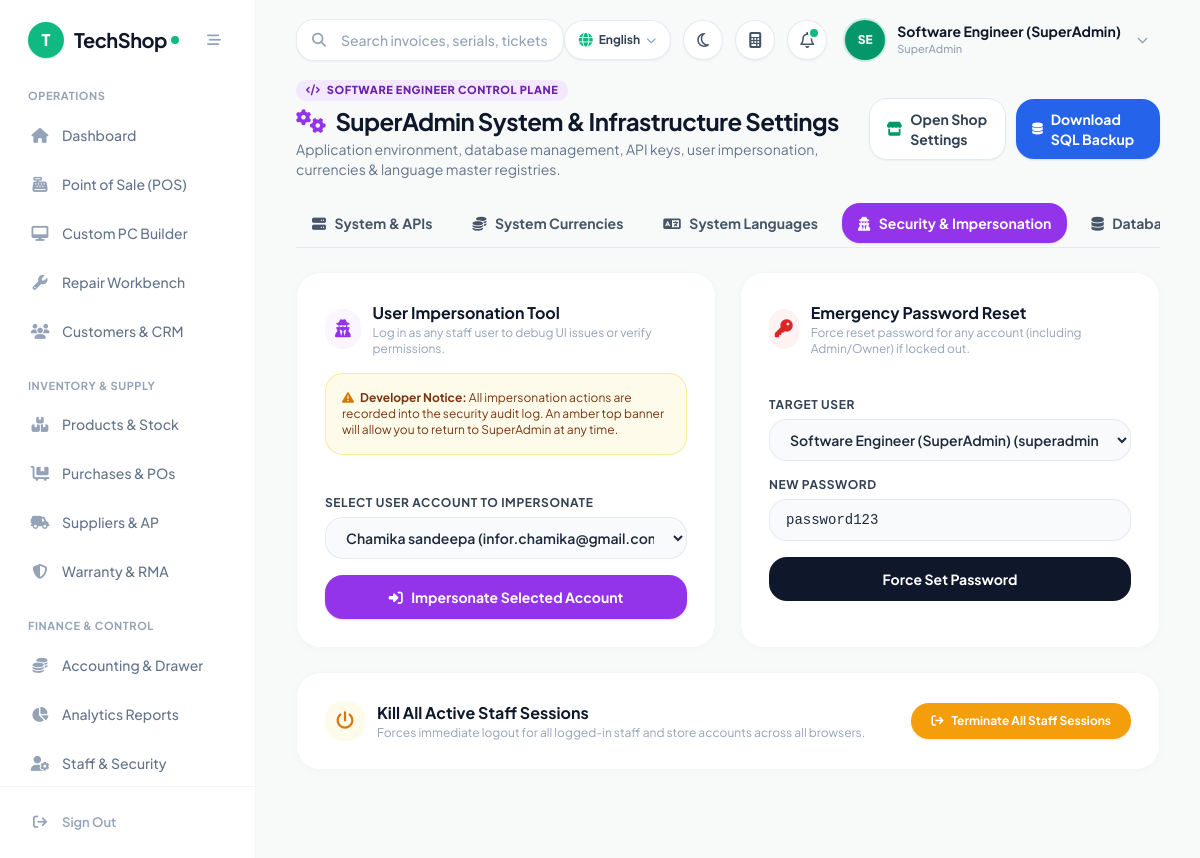
The app's page /pages/settings.php?tab=security (signed in) with its own data.
### tables this page shows
CREATE TABLE IF NOT EXISTS `settings` (
  `setting_key` varchar(50) NOT NULL,
  `setting_value` text,
  `created_at` timestamp NULL DEFAULT CURRENT_TIMESTAMP,
  `updated_at` timestamp NULL DEFAULT CURRENT_TIMESTAMP ON UPDATE CURRENT_TIMESTAMP,
  PRIMARY KEY (`setting_key`)
);

CREATE TABLE IF NOT EXISTS `users` (
  `id` bigint unsigned NOT NULL AUTO_INCREMENT,
  `name` varchar(255) NOT NULL,
  `email` varchar(255) NOT NULL,
  `password` varchar(255) NOT NULL,
  `role` varchar(50) NOT NULL DEFAULT 'Cashier',
  `status` tinyint(1) NOT NULL DEFAULT '1',
  `created_at` timestamp NULL DEFAULT CURRENT_TIMESTAMP,
  `updated_at` timestamp NULL DEFAULT CURRENT_TIMESTAMP ON UPDATE CURRENT_TIMESTAMP,
  `phone` varchar(30) DEFAULT NULL,
  `branch_id` int unsigned NOT NULL DEFAULT '1',
  PRIMARY KEY (`id`),
  UNIQUE KEY `email` (`email`)
);

### pages/settings.php (the view, shortened to what the rows shown need)
<?php
require_once '../includes/db.php';
require_once '../includes/auth.php';
enforce_page_access('settings.php');
$tab = $_GET['tab'] ?? 'system';
require_once '../includes/header.php';
?>
<div class="space-y-6 max-w-7xl mx-auto pb-12">
    <div class="flex flex-col sm:flex-row sm:items-center justify-between gap-4">
        <div>
            <h1 class="text-2xl font-bold text-slate-900 tracking-tight flex items-center gap-2.5">
                <i class="fa-solid fa-gears text-purple-600"></i>
                <span>SuperAdmin System & Infrastructure Settings</span>
            </h1>
        </div>
    </div>
    <?php if ($tab === 'security'): ?>
    <div class="grid grid-cols-1 lg:grid-cols-2 gap-6">
        <div class="bg-white rounded-3xl shadow-card border border-slate-100/90 p-6 sm:p-7 space-y-4">
            <div class="flex items-center gap-3">
                <div>
                    <h2 class="text-base font-bold text-slate-900">User Impersonation Tool</h2>
                </div>
            </div>
        </div>
        <div class="bg-white rounded-3xl shadow-card border border-slate-100/90 p-6 sm:p-7 space-y-4">
            <div class="flex items-center gap-3">
                <div>
                    <h2 class="text-base font-bold text-slate-900">Emergency Password Reset</h2>
                </div>
            </div>
        </div>
        <div class="lg:col-span-2 bg-white rounded-3xl shadow-card border border-slate-100/90 p-6 sm:p-7 space-y-4">
            <div class="flex items-center justify-between">
                <div class="flex items-center gap-3">
                    <div>
                        <h2 class="text-base font-bold text-slate-900">Kill All Active Staff Sessions</h2>
                    </div>
                </div>
            </div>
        </div>
    </div>
    <?php endif; ?>
</div>
<?php require_once '../includes/footer.php'; ?>

### includes/header.php (shortened to what the rows shown need)
<?php
require_once __DIR__ . '/auth.php';
require_once __DIR__ . '/lang.php';
$user = $_SESSION['user'];
$role = $user['role'] ?? 'Cashier';
        ?>
        <?php
function isActive($page) {
    $current = basename($_SERVER['PHP_SELF']);
    if ($current === $page || strpos($_SERVER['REQUEST_URI'], $page) !== false) {
        return 'bg-emerald-50 text-emerald-600 font-semibold shadow-sm shadow-emerald-500/5';
    }
    return 'text-slate-500 hover:text-slate-900 hover:bg-slate-50/80 font-medium';
}
function getIconColor($page) {
    $current = basename($_SERVER['PHP_SELF']);
    if ($current === $page || strpos($_SERVER['REQUEST_URI'], $page) !== false) {
        return 'text-emerald-500';
    }
    return 'text-slate-400 group-hover:text-slate-600';
}
$sys_name = 'TechShop';
$sys_logo = '';
if (isset($pdo) && $pdo) {
    try {
        $stmt_h = $pdo->query("SELECT setting_key, setting_value FROM settings WHERE setting_key IN ('system_name', 'shop_logo', 'currency_symbol', 'shop_currency', 'supported_currencies_json')");
        while ($row = $stmt_h->fetch()) {
            if ($row['setting_key'] === 'system_name' && !empty($row['setting_value'])) $sys_name = $row['setting_value'];
        }
    } catch (\Exception $e) {}
}
$user_name = $user['name'] ?? 'Staff User';
$user_role = $user['role'] ?? 'Cashier';
$name_parts = explode(' ', trim($user_name));
$initials = strtoupper(substr($name_parts[0] ?? 'U', 0, 1) . (isset($name_parts[1]) ? substr($name_parts[1], 0, 1) : ''));
?>
<!DOCTYPE html>
<html lang="en" class="h-full">
<head>
    <script src="https://cdn.tailwindcss.com"></script>
    <link rel="stylesheet" href="https://cdnjs.cloudflare.com/ajax/libs/font-awesome/6.5.1/css/all.min.css">
</head>
<body class="bg-[#F7FAF8] text-slate-800 font-sans flex h-screen overflow-hidden antialiased">
    <aside id="mainSidebar" class="w-64 bg-white border-r border-slate-100/90 flex flex-col fixed md:static inset-y-0 left-0 z-50 transform -translate-x-full md:translate-x-0 transition-transform duration-200 ease-in-out">
        <div class="h-20 flex items-center justify-between px-7">
            <a href="dashboard.php" class="flex items-center gap-2.5 group">
                <?php if ($sys_logo): ?>
                    <img src="../uploads/logo/<?php echo htmlspecialchars($sys_logo); ?>" alt="Logo" class="h-9 w-9 object-contain rounded-xl">
                <?php else: ?>
                    <div class="w-9 h-9 rounded-2xl bg-emerald-500 text-white flex items-center justify-center font-black text-base shadow-sm shadow-emerald-500/20">
                        <?php echo strtoupper(substr($sys_name, 0, 1)); ?>
                    </div>
                <?php endif; ?>
                <div class="flex items-center tracking-tight">
                    <span class="text-xl font-bold text-slate-900 tracking-tight"><?php echo htmlspecialchars($sys_name); ?></span>
                    <span class="w-2 h-2 rounded-full bg-emerald-500 ml-1 inline-block"></span>
                </div>
            </a>
        </div>
        <nav class="flex-1 overflow-y-auto px-4 py-2 space-y-6">
            <div>
                <p class="text-[11px] font-bold uppercase tracking-wider text-slate-400 px-3 mb-2"><?php echo __('nav_operations'); ?></p>
                <div class="space-y-1">
                    <a href="dashboard.php" class="sidebar-item flex items-center px-3.5 py-3 rounded-2xl group <?php echo isActive('dashboard.php'); ?>">
                        <i class="fa-solid fa-house w-5 text-center text-[15px] <?php echo getIconColor('dashboard.php'); ?>"></i>
                        <span class="ml-3 text-[14px]"><?php echo __('nav_dashboard'); ?></span>
                    </a>
                    <?php if (can_access_page('pos.php')): ?>
                    <a href="pos.php" class="sidebar-item flex items-center px-3.5 py-3 rounded-2xl group <?php echo isActive('pos.php'); ?>">
                        <i class="fa-solid fa-cash-register w-5 text-center text-[15px] <?php echo getIconColor('pos.php'); ?>"></i>
                        <span class="ml-3 text-[14px]"><?php echo __('nav_pos'); ?></span>
                    </a>
                    <a href="build_pc.php" class="sidebar-item flex items-center px-3.5 py-3 rounded-2xl group <?php echo isActive('build_pc.php'); ?>">
                        <i class="fa-solid fa-desktop w-5 text-center text-[15px] <?php echo getIconColor('build_pc.php'); ?>"></i>
                        <span class="ml-3 text-[14px]"><?php echo __('nav_pc_builder'); ?></span>
                    </a>
                    <?php endif; ?>
                    <?php if (can_access_page('repairs.php')): ?>
                    <a href="repairs.php" class="sidebar-item flex items-center px-3.5 py-3 rounded-2xl group <?php echo isActive('repairs.php'); ?>">
                        <i class="fa-solid fa-wrench w-5 text-center text-[15px] <?php echo getIconColor('repairs.php'); ?>"></i>
                        <span class="ml-3 text-[14px]"><?php echo __('nav_repairs'); ?></span>
                    </a>
                    <?php endif; ?>
                    <?php if (can_access_page('customers.php')): ?>
                    <a href="customers.php" class="sidebar-item flex items-center px-3.5 py-3 rounded-2xl group <?php echo isActive('customers.php'); ?>">
                        <i class="fa-solid fa-users w-5 text-center text-[15px] <?php echo getIconColor('customers.php'); ?>"></i>
                        <span class="ml-3 text-[14px]"><?php echo __('nav_customers'); ?></span>
                    </a>
                    <?php endif; ?>
                </div>
            </div>
            <div>
                <p class="text-[11px] font-bold uppercase tracking-wider text-slate-400 px-3 mb-2"><?php echo __('nav_inventory_supply'); ?></p>
                <div class="space-y-1">
                    <?php if (can_access_page('products.php')): ?>
                    <a href="products.php" class="sidebar-item flex items-center px-3.5 py-3 rounded-2xl group <?php echo isActive('products.php'); ?>">
                        <i class="fa-solid fa-boxes-stacked w-5 text-center text-[15px] <?php echo getIconColor('products.php'); ?>"></i>
                        <span class="ml-3 text-[14px]"><?php echo __('nav_products'); ?></span>
                    </a>
                    <?php endif; ?>
                    <?php if (can_access_page('purchases.php')): ?>
                    <a href="purchases.php" class="sidebar-item flex items-center px-3.5 py-3 rounded-2xl group <?php echo isActive('purchases.php'); ?>">
                        <i class="fa-solid fa-cart-flatbed w-5 text-center text-[15px] <?php echo getIconColor('purchases.php'); ?>"></i>
                        <span class="ml-3 text-[14px]"><?php echo __('nav_purchases'); ?></span>
                    </a>
                    <?php endif; ?>
                    <?php if (can_access_page('suppliers.php')): ?>
                    <a href="suppliers.php" class="sidebar-item flex items-center px-3.5 py-3 rounded-2xl group <?php echo isActive('suppliers.php'); ?>">
                        <i class="fa-solid fa-truck-field w-5 text-center text-[15px] <?php echo getIconColor('suppliers.php'); ?>"></i>
                        <span class="ml-3 text-[14px]"><?php echo __('nav_suppliers'); ?></span>
                    </a>
                    <?php endif; ?>
                    <?php if (can_access_page('warranty.php')): ?>
                    <a href="warranty.php" class="sidebar-item flex items-center px-3.5 py-3 rounded-2xl group <?php echo isActive('warranty.php'); ?>">
                        <i class="fa-solid fa-shield-halved w-5 text-center text-[15px] <?php echo getIconColor('warranty.php'); ?>"></i>
                        <span class="ml-3 text-[14px]"><?php echo __('nav_warranty'); ?></span>
                    </a>
                    <?php endif; ?>
                </div>
            </div>
            <div>
                <p class="text-[11px] font-bold uppercase tracking-wider text-slate-400 px-3 mb-2"><?php echo __('nav_finance_control'); ?></p>
                <div class="space-y-1">
                    <?php if (can_access_page('accounting.php')): ?>
                    <a href="accounting.php" class="sidebar-item flex items-center px-3.5 py-3 rounded-2xl group <?php echo isActive('accounting.php'); ?>">
                        <i class="fa-solid fa-coins w-5 text-center text-[15px] <?php echo getIconColor('accounting.php'); ?>"></i>
                        <span class="ml-3 text-[14px]"><?php echo __('nav_accounting'); ?></span>
                    </a>
                    <?php endif; ?>
                    <?php if (can_access_page('reports.php')): ?>
                    <a href="reports.php" class="sidebar-item flex items-center px-3.5 py-3 rounded-2xl group <?php echo isActive('reports.php'); ?>">
                        <i class="fa-solid fa-chart-pie w-5 text-center text-[15px] <?php echo getIconColor('reports.php'); ?>"></i>
                        <span class="ml-3 text-[14px]"><?php echo __('nav_reports'); ?></span>
                    </a>
                    <?php endif; ?>
                    <?php if (in_array($role, ['Admin', 'Manager', 'SuperAdmin'], true)): ?>
                    <a href="users.php" class="sidebar-item flex items-center px-3.5 py-3 rounded-2xl group <?php echo isActive('users.php'); ?>">
                        <i class="fa-solid fa-user-gear w-5 text-center text-[15px] <?php echo getIconColor('users.php'); ?>"></i>
                        <span class="ml-3 text-[14px]"><?php echo __('nav_staff'); ?></span>
                    </a>
                    <?php endif; ?>
                </div>
            </div>
        </nav>
        <div class="p-4 border-t border-slate-100">
            <a href="../logout.php" class="flex items-center px-3.5 py-2.5 text-slate-400 hover:text-red-500 hover:bg-red-50/60 rounded-2xl transition-all">
                <i class="fa-solid fa-arrow-right-from-bracket w-5 text-center text-[14px]"></i>
                <span class="ml-3 text-[13px] font-semibold"><?php echo __('nav_sign_out'); ?></span>
            </a>
        </div>
    </aside>
    <main class="flex-1 flex flex-col h-screen overflow-hidden bg-[#F7FAF8]">
        <header class="h-20 bg-transparent flex items-center justify-between px-6 lg:px-10 z-20 shrink-0">
            <div class="flex items-center gap-4 flex-1">
                <div class="relative w-full max-w-sm hidden sm:block">
                    <input
                        type="text"
                        id="globalSearchInput"
                        placeholder="<?php echo __('hdr_search_placeholder', 'Search anything (F2)...'); ?>"
                        class="w-full pl-11 pr-4 py-2.5 bg-white border border-slate-200/80 rounded-2xl text-sm font-medium text-slate-800 placeholder-slate-400 focus:outline-none focus:ring-2 focus:ring-emerald-500/20 focus:border-emerald-500 shadow-sm transition-all"
                        onkeyup="handleGlobalSearch(event)"
                    >
                </div>
            </div>
            <div class="flex items-center space-x-2 sm:space-x-3">
                <div class="relative">
                    <button id="userMenuBtn" onclick="toggleUserMenu()" class="flex items-center gap-3 p-1.5 pr-3 rounded-full hover:bg-white transition-all">
                        <div class="w-10 h-10 rounded-full bg-emerald-600 text-white font-extrabold flex items-center justify-center text-xs shadow-sm ring-2 ring-emerald-500/20">
                            <?php echo htmlspecialchars($initials); ?>
                        </div>
                        <div class="text-left hidden md:block">
                            <div class="text-sm font-bold text-slate-900 leading-tight"><?php echo htmlspecialchars($user_name); ?></div>
                            <div class="text-[11px] font-medium text-slate-400"><?php echo htmlspecialchars($user_role); ?></div>
                        </div>
                        <i class="fa-solid fa-chevron-down text-slate-400 text-[11px] ml-1"></i>
                    </button>
                </div>
            </div>
        </header>
        <div class="flex-1 overflow-y-auto px-6 lg:px-10 pb-10">

### records on screen
settings: setting_value "T", setting_value "TechShop"
settings: setting_value "OPERATIONS", setting_value "Dashboard", setting_value "Point of Sale (POS)", setting_value "Custom PC Builder", setting_value "Repair Workbench", setting_value "Customers & CRM", setting_value "INVENTORY & SUPPLY", setting_value "Products & Stock", setting_value "Purchases & POs", setting_value "Suppliers & AP", setting_value "Warranty & RMA", setting_value "FINANCE & CONTROL", setting_value "Accounting & Drawer", setting_value "Analytics Reports", setting_value "Staff & Security", setting_value "Sign Out"
users: name "SE", name "Software Engineer (SuperAdmin)", role "SuperAdmin"

### other values on screen
form field target_user_id "Chamika sandeepa (infor.chamika@gmail.com) [Admin]"
form field target_user_id "Software Engineer (SuperAdmin) (superadmin@example.com) [SuperAdmin]"
